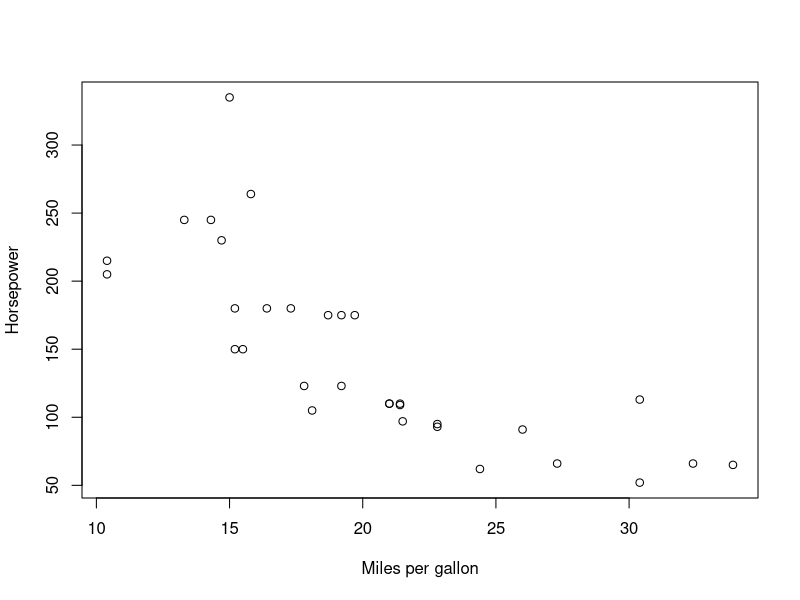
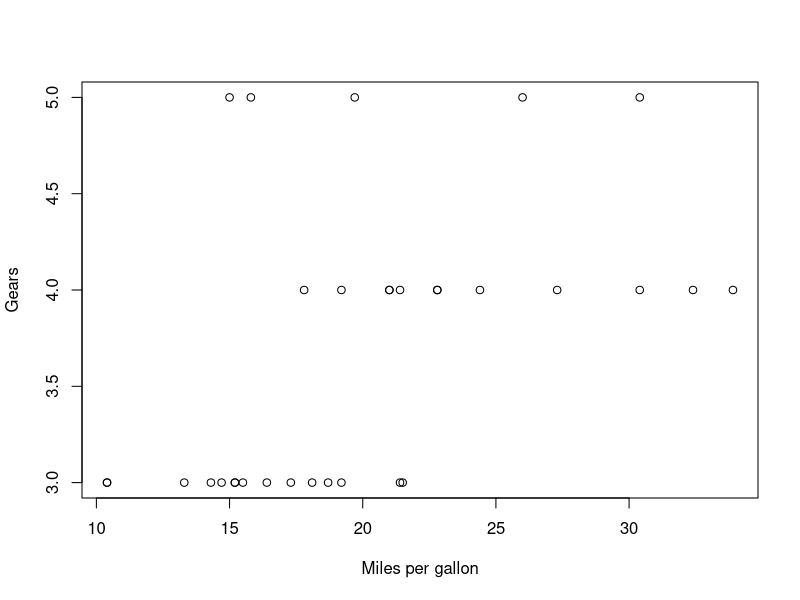
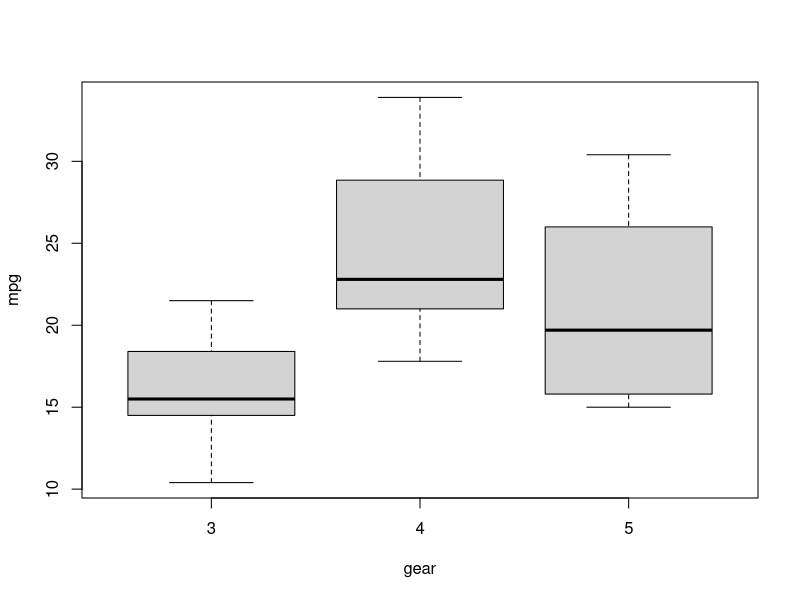
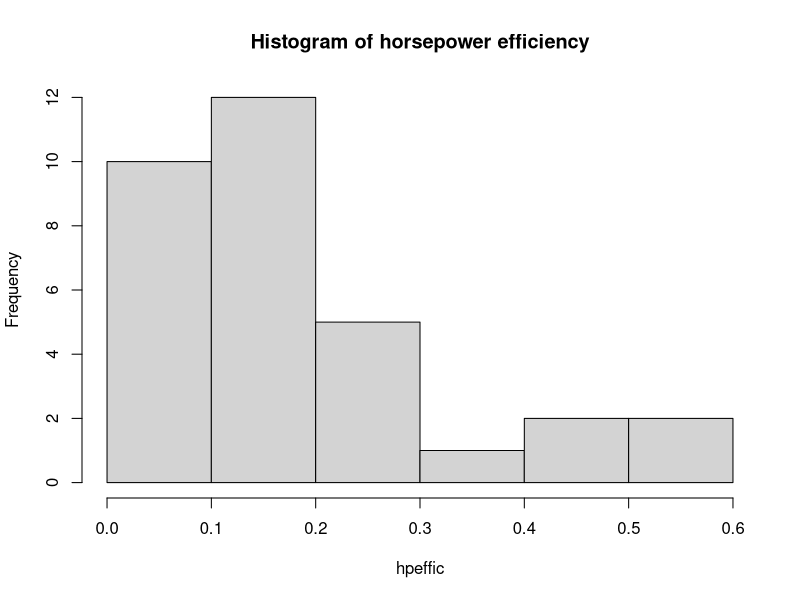
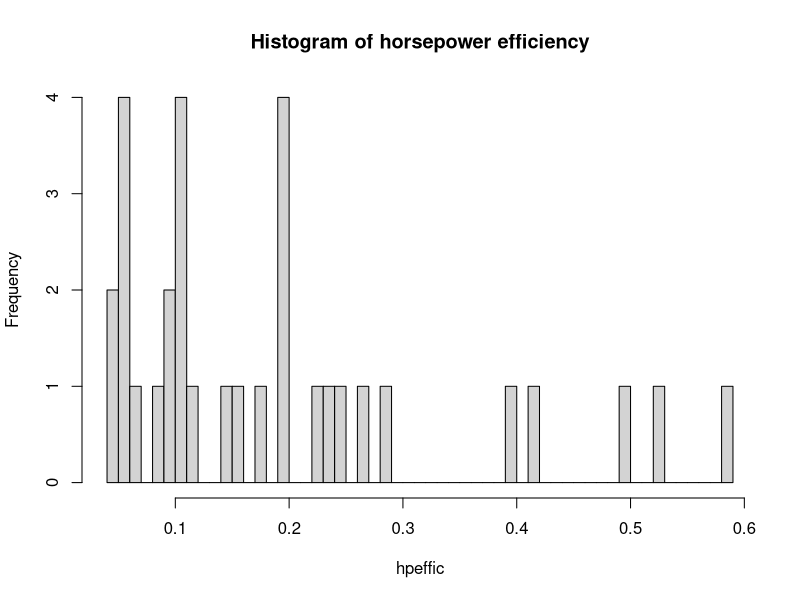
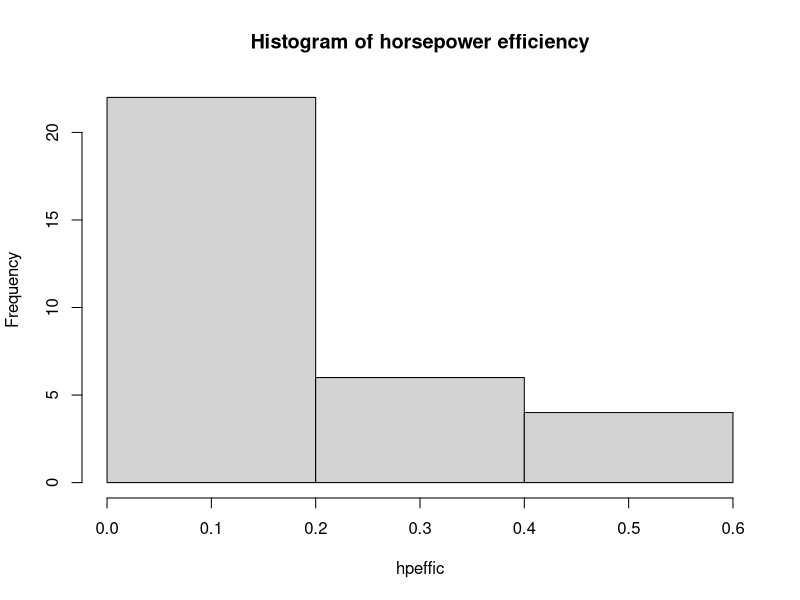

Source code (R) for these figures, in order:
## ---- chunk 1

6/2*(1+2)
## ---- chunk 2

(6/2)*(1+2)
## ---- chunk 3

6/(2*(1+2))
## ---- chunk 4
V = c(2,3,5)
## ---- chunk 5
V
## ---- chunk 6
W = c(4,3,9)
print(W)
## ---- chunk 7
V + W
## ---- chunk 8
sort(V)
## ---- chunk 9
sort(W, decreasing = TRUE)
## ---- chunk 10
mtcars
## ---- chunk 11
head(mtcars)
## ---- chunk 12
mtcars$mpg
## ---- chunk 13
max(mtcars$mpg)
min(mtcars$mpg)
## ---- chunk 14
#mean (or average)
mean(mtcars$mpg)

#standard deviation (a measure of spread)
sd(mtcars$mpg)

#median (half the entries above this value, half below)
median(mtcars$mpg)

#range (maximum value minus minimum value)
range(mtcars$mpg)

## ---- chunk 15

hpeffic = mtcars$mpg/mtcars$hp 
## ---- chunk 16

ind = which(hpeffic > .1)

rownames(mtcars)[ind]
## ---- chunk 17

rownames(mtcars)[which.min(hpeffic)]

min(hpeffic)

## ---- chunk 18
x = mtcars$mpg

y = mtcars$hp

plot(x,y, xlab = 'Miles per gallon', ylab = 'Horsepower')


## ---- chunk 19
x = mtcars$mpg

y = mtcars$gear

plot(x,y, xlab = 'Miles per gallon', ylab = 'Gears')


## ---- chunk 20

boxplot(mpg~gear, data = mtcars)
## ---- chunk 21


hpeffic = mtcars$mpg/mtcars$hp

hist(hpeffic, main = "Histogram of horsepower efficiency")
## ---- chunk 22


hpeffic = mtcars$mpg/mtcars$hp

hist(hpeffic, main = "Histogram of horsepower efficiency", breaks = 50)
## ---- chunk 23


hpeffic = mtcars$mpg/mtcars$hp

hist(hpeffic, main = "Histogram of horsepower efficiency", breaks = 3)
